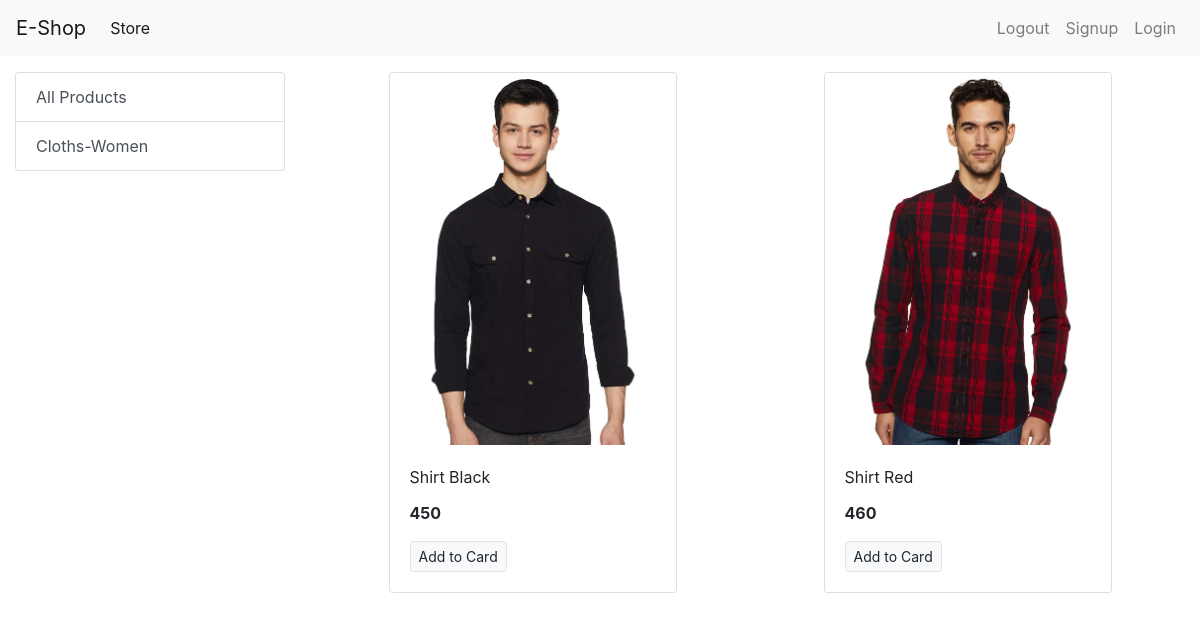
/?category=1, run on an earlier commit of the app's database.
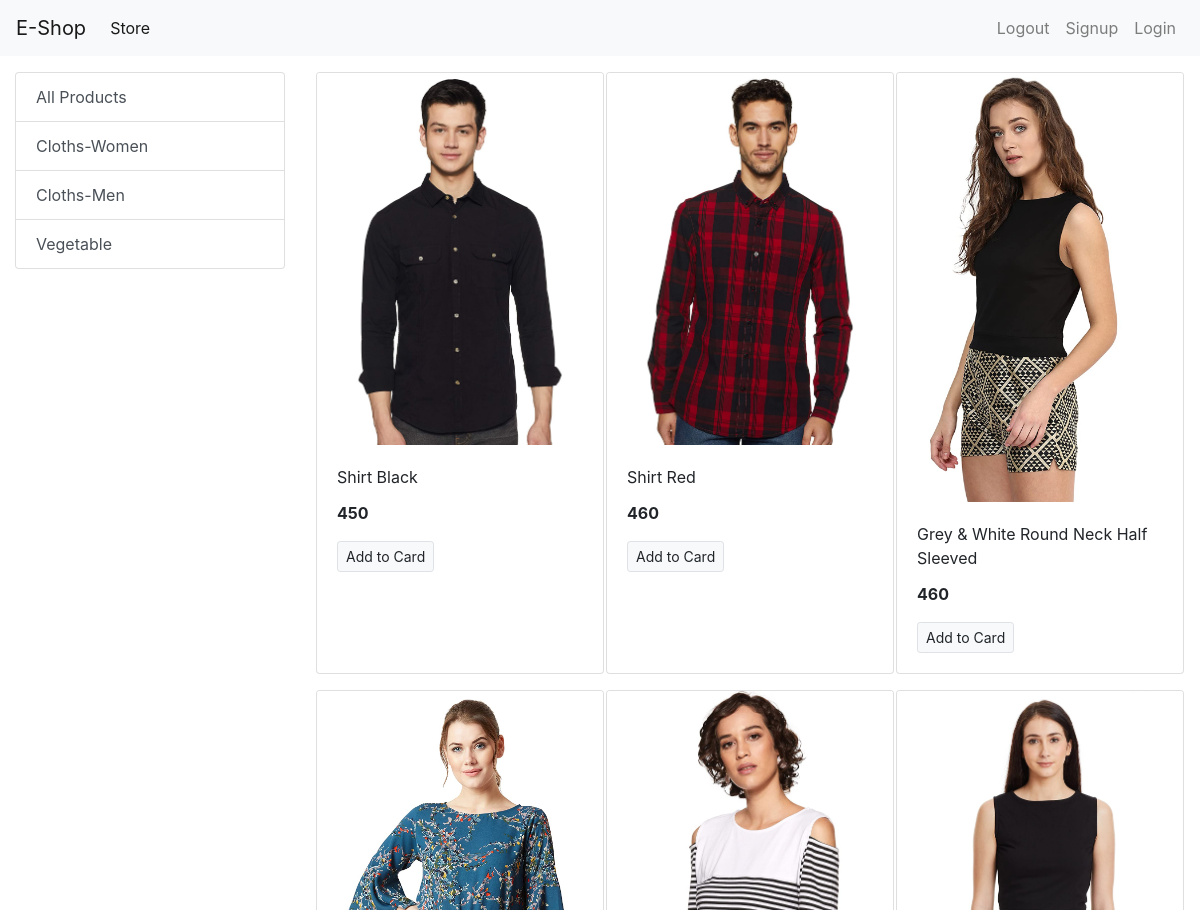
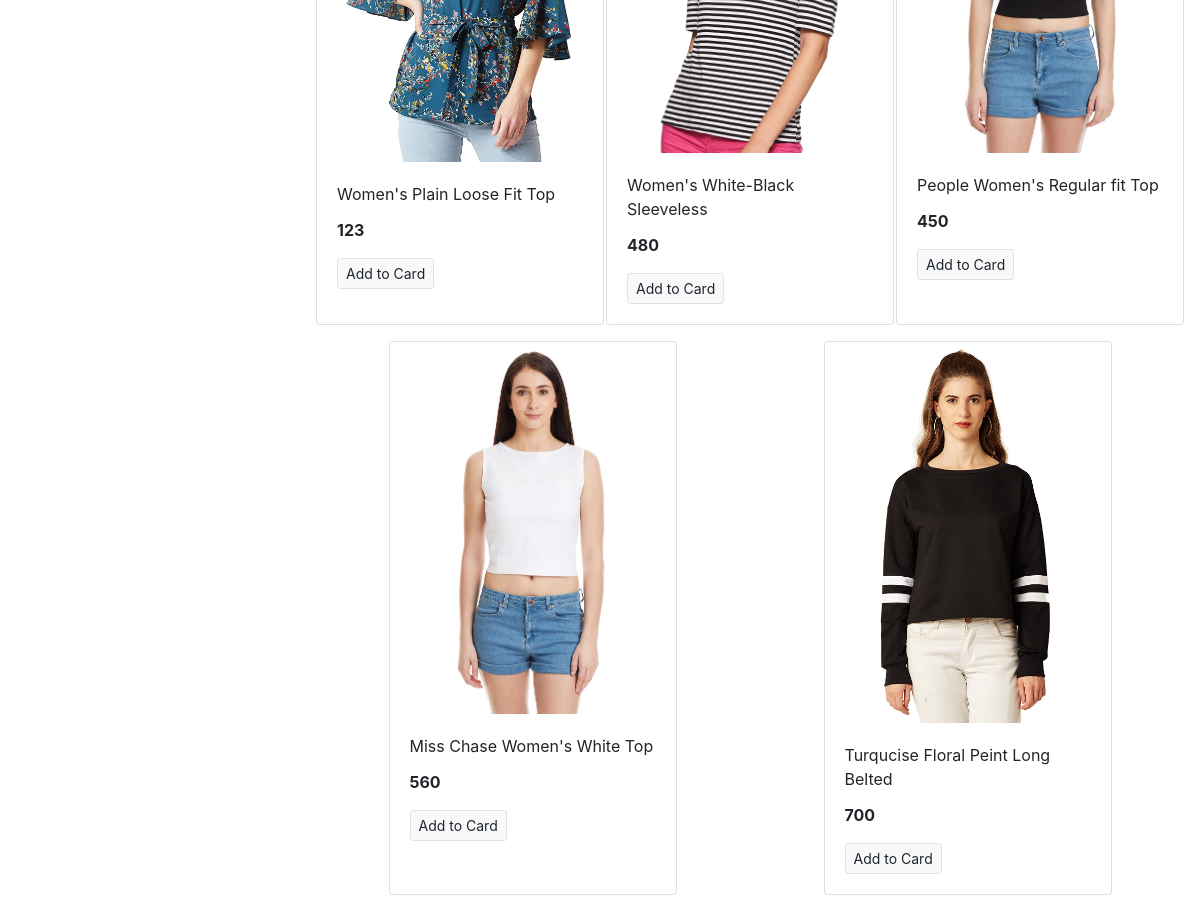
And on a later commit of the database (2 pictures, top to bottom).
### store/models/category.py (models this page shows, shortened)
class Category(models.Model):
    name = models.CharField(max_length=20)
    @staticmethod
    def get_all_categories():
        return Category.objects.all()

### store/models/product.py (models this page shows, shortened)
class Product(models.Model):
    name = models.CharField(max_length=50)
    price = models.IntegerField(default=50)
    category = models.ForeignKey(Category, on_delete=models.CASCADE, default=1)
    description = models.CharField(max_length=200, default='', null=True, blank=True)
    image = models.ImageField(upload_to='uploads/products/')
    @staticmethod
    def get_all_products_by_categoryid(category_id):
        if category_id:
            return Product.objects.filter(category = category_id)
        else:
            return Product.get_all_products()

### store/views.py (the view)
# urls.py: path('', index),
def index(request):
    products = None
    categories = Category.get_all_categories()
    categoryID = request.GET.get('category')
    if categoryID:
        products = Product.get_all_products_by_categoryid(categoryID)
    else:
        products = Product.get_all_products()
    data = {}
    data['products'] = products
    data['categories'] = categories
    return render(request, 'index.html', data)

### store/templates/index.html
{% extends 'base.html' %}
{% block content %}
<div class="container-fluid mt-3">
<div class="row">
  <div class = "col-lg-3 max-auto">
    <div class="list-group">
      <a href="/" class="list-group-item list-group-item-action  "> All Products</a>
      {% for category in categories %}
      <a href="/?category={{category.id}}" class="list-group-item list-group-item-action  ">{{category.name}}</a>
      {% endfor %}
    </div>
  </div>
  <div id = "products" class="col-lg-9 mx-auto">
    <div class="row mx-auto">
      {% for product in products %}
      <div class="card mx-auto mb-3" style="width: 18rem;">
        <img src="{{product.image.url}}" class="card-img-top" alt="Card image cap">
        <div class="card-body">
          <p class="card-title">{{product.name}}</p>
          <p class="card-text"><b>{{product.price}}</b></p>
          <a href="#" class="btn btn-light border btn-sm">Add to Card</a>
        </div>
      </div>
      {% endfor %}
    </div>
  </div>
</div>
</div>
{% endblock %}

### store/templates/base.html (shortened to what this page needs)
<!doctype html>
<html lang="en">
<head>
  <link rel="stylesheet" href="https://maxcdn.bootstrapcdn.com/bootstrap/4.0.0/css/bootstrap.min.css"
>
</head>
<body>
  <nav class="navbar navbar-expand-lg navbar-light bg-light">
    <a class="navbar-brand" href="#">E-Shop</a>
    <div class="collapse navbar-collapse" id="navbarSupportedContent">
      <ul class="navbar-nav mr-auto">
        <li class="nav-item active">
          <a class="nav-link" href="#">Store <span class="sr-only">(current)</span></a>
        </li>
      </ul>
      <ul class="navbar-nav my-2 my-lg-0">
        <li class="nav-item  ">
          <a class="nav-link" href="#">Logout <span class="sr-only">(current)</span></a>
        </li>
        <li class="nav-item  ">
          <a class="nav-link" href="/signup">Signup <span class="sr-only">(current)</span></a>
        </li>
        <li class="nav-item  ">
          <a class="nav-link" href="#">Login <span class="sr-only">(current)</span></a>
        </li>
      </ul>
    </div>
  </nav>
  {% block content %}{% endblock %}
</body>
</html>

What changed in the data, as far as the page shows it:
added Category: name "Cloths-Men"
added Category: name "Vegetable"
added Product: image (picture), name "Grey & White Round Neck Half Sleeved", price "460"
added Product: image (picture), name "Women's Plain Loose Fit Top", price "123"
added Product: image (picture), name "Women's White-Black Sleeveless", price "480"
added Product: image (picture), name "People Women's Regular fit Top", price "450"
added Product: image (picture), name "Miss Chase Women's White Top", price "560"
added Product: image (picture), name "Turqucise Floral Peint Long Belted", price "700"
